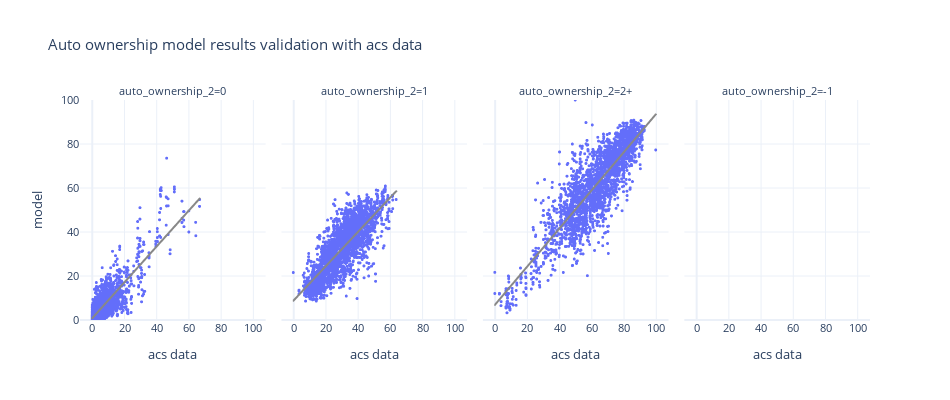

The notebook cell saved with this chart:
### Code cell
df_plot = pd.pivot(bg_auto_ownership, index=['block_group_id','auto_ownership_2'], columns='source', values='percentage').reset_index()



fig = px.scatter(df_plot, x="acs data", y="model", trendline="ols", trendline_color_override='rgb(136, 136, 136)',
                 template="plotly_white",
                 facet_col='auto_ownership_2', height=400, width=1000,
                 title="Auto ownership model results validation with acs data")
fig.update_xaxes(dtick=20)
fig.update_yaxes(dtick=20,range=[0, 100])
fig.update_traces(marker_size=3)
fig.update_layout(height=400, width=950, font=dict(size=11))
fig.show()

### Figure 1 — Plotly figure (JSON) as saved in the notebook; plotly's stock layout.template omitted (floating-point values rounded to 4 significant figures; data arrays with more than 128 entries replaced by an {"elided": "..."} marker saying what was removed)
{"data": [{"hovertemplate": "auto_ownership_2=0<br>acs data=%{x}<br>model=%{y}<extra></extra>", "legendgroup": "", "marker": {"color": "#636efa", "size": 3, "symbol": "circle"}, "mode": "markers", "name": "", "showlegend": false, "type": "scattergl", "x": {"elided": "2641 float values"}, "xaxis": "x", "y": {"elided": "2641 float values"}, "yaxis": "y"}, {"hovertemplate": "<b>OLS trendline</b><br>model = 0.815288 * acs data + 0.827472<br>R<sup>2</sup>=0.720598<br><br>auto_ownership_2=0<br>acs data=%{x}<br>model=%{y} <b>(trend)</b><extra></extra>", "legendgroup": "", "line": {"color": "rgb(136, 136, 136)"}, "marker": {"color": "#636efa", "size": 3, "symbol": "circle"}, "mode": "lines", "name": "", "showlegend": false, "type": "scattergl", "x": {"elided": "2627 float values"}, "xaxis": "x", "y": {"elided": "2627 float values"}, "yaxis": "y"}, {"hovertemplate": "auto_ownership_2=1<br>acs data=%{x}<br>model=%{y}<extra></extra>", "legendgroup": "", "marker": {"color": "#636efa", "size": 3, "symbol": "circle"}, "mode": "markers", "name": "", "showlegend": false, "type": "scattergl", "x": {"elided": "2641 float values"}, "xaxis": "x2", "y": {"elided": "2641 float values"}, "yaxis": "y2"}, {"hovertemplate": "<b>OLS trendline</b><br>model = 0.779574 * acs data + 8.70867<br>R<sup>2</sup>=0.636162<br><br>auto_ownership_2=1<br>acs data=%{x}<br>model=%{y} <b>(trend)</b><extra></extra>", "legendgroup": "", "line": {"color": "rgb(136, 136, 136)"}, "marker": {"color": "#636efa", "size": 3, "symbol": "circle"}, "mode": "lines", "name": "", "showlegend": false, "type": "scattergl", "x": {"elided": "2633 float values"}, "xaxis": "x2", "y": {"elided": "2633 float values"}, "yaxis": "y2"}, {"hovertemplate": "auto_ownership_2=2+<br>acs data=%{x}<br>model=%{y}<extra></extra>", "legendgroup": "", "marker": {"color": "#636efa", "size": 3, "symbol": "circle"}, "mode": "markers", "name": "", "showlegend": false, "type": "scattergl", "x": {"elided": "2641 float values"}, "xaxis": "x3", "y": {"elided": "2641 float values"}, "yaxis": "y3"}, {"hovertemplate": "<b>OLS trendline</b><br>model = 0.866282 * acs data + 6.81859<br>R<sup>2</sup>=0.755513<br><br>auto_ownership_2=2+<br>acs data=%{x}<br>model=%{y} <b>(trend)</b><extra></extra>", "legendgroup": "", "line": {"color": "rgb(136, 136, 136)"}, "marker": {"color": "#636efa", "size": 3, "symbol": "circle"}, "mode": "lines", "name": "", "showlegend": false, "type": "scattergl", "x": {"elided": "2634 float values"}, "xaxis": "x3", "y": {"elided": "2634 float values"}, "yaxis": "y3"}, {"hovertemplate": "auto_ownership_2=-1<br>acs data=%{x}<br>model=%{y}<extra></extra>", "legendgroup": "", "marker": {"color": "#636efa", "size": 3, "symbol": "circle"}, "mode": "markers", "name": "", "showlegend": false, "type": "scattergl", "x": [null, null, null, null, null, null, null, null], "xaxis": "x4", "y": [null, null, null, null, null, null, null, null], "yaxis": "y4"}, {"hovertemplate": "auto_ownership_2=-1<extra></extra>", "legendgroup": "", "line": {"color": "rgb(136, 136, 136)"}, "marker": {"color": "#636efa", "size": 3, "symbol": "circle"}, "mode": "lines", "name": "", "showlegend": false, "type": "scattergl", "xaxis": "x4", "yaxis": "y4"}], "layout": {"annotations": [{"font": {}, "showarrow": false, "text": "auto_ownership_2=0", "x": 0.1175, "xanchor": "center", "xref": "paper", "y": 1.0, "yanchor": "bottom", "yref": "paper"}, {"font": {}, "showarrow": false, "text": "auto_ownership_2=1", "x": 0.3725, "xanchor": "center", "xref": "paper", "y": 1.0, "yanchor": "bottom", "yref": "paper"}, {"font": {}, "showarrow": false, "text": "auto_ownership_2=2+", "x": 0.6275, "xanchor": "center", "xref": "paper", "y": 1.0, "yanchor": "bottom", "yref": "paper"}, {"font": {}, "showarrow": false, "text": "auto_ownership_2=-1", "x": 0.8825, "xanchor": "center", "xref": "paper", "y": 1.0, "yanchor": "bottom", "yref": "paper"}], "font": {"size": 11}, "height": 400, "legend": {"tracegroupgap": 0}, "title": {"text": "Auto ownership model results validation with acs data"}, "width": 950, "xaxis": {"anchor": "y", "domain": [0.0, 0.235], "dtick": 20, "title": {"text": "acs data"}}, "xaxis2": {"anchor": "y2", "domain": [0.255, 0.49], "dtick": 20, "matches": "x", "title": {"text": "acs data"}}, "xaxis3": {"anchor": "y3", "domain": [0.51, 0.745], "dtick": 20, "matches": "x", "title": {"text": "acs data"}}, "xaxis4": {"anchor": "y4", "domain": [0.765, 1.0], "dtick": 20, "matches": "x", "title": {"text": "acs data"}}, "yaxis": {"anchor": "x", "domain": [0.0, 1.0], "dtick": 20, "range": [0, 100], "title": {"text": "model"}}, "yaxis2": {"anchor": "x2", "domain": [0.0, 1.0], "dtick": 20, "matches": "y", "range": [0, 100], "showticklabels": false}, "yaxis3": {"anchor": "x3", "domain": [0.0, 1.0], "dtick": 20, "matches": "y", "range": [0, 100], "showticklabels": false}, "yaxis4": {"anchor": "x4", "domain": [0.0, 1.0], "dtick": 20, "matches": "y", "range": [0, 100], "showticklabels": false}}}
